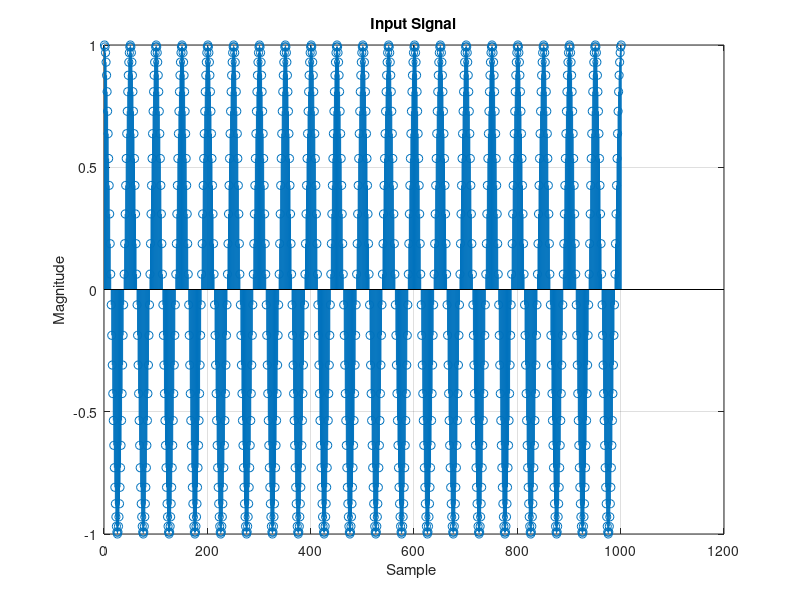
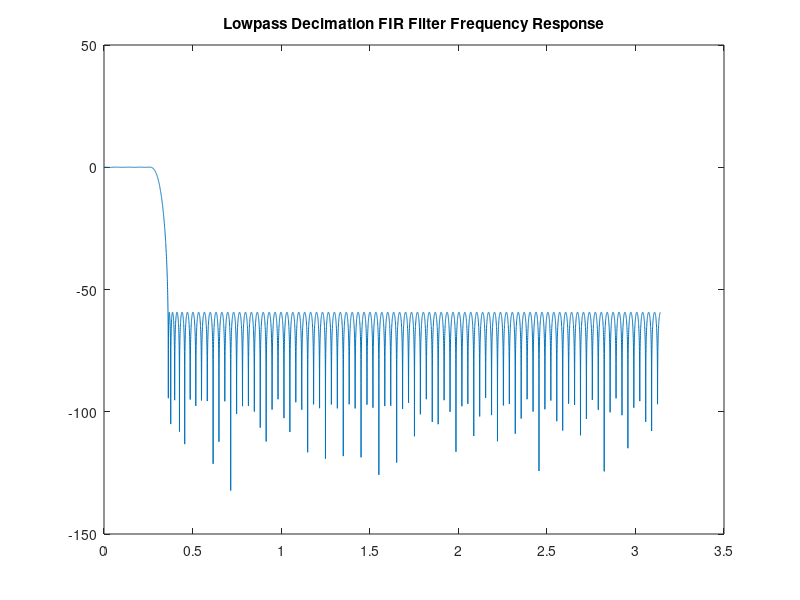

Reproduce these figures in MATLAB, in order. (Note: this script raises an error after producing the figures.)
% Sampling Practice
clear; clc; close all;

%%%%%%%%%%%%%%%%%%%%%%%%%%%%%%%%%%%%%%%%%%%%%%%%%%%%%%%%%%%%%%%%%%%
 % Input Signal Declaration
Fs = 1000;
t = 0:1/Fs:1;

f0 = 20;
x = cos(2*pi*f0*t);
n = 1:length(x);

fig_n = 0;
fig_n = fig_n + 1;
figure(fig_n);
stem(n, x);
xlabel('Sample ');
ylabel('Magnitude');
title('Input Signal');
grid on;
%%%%%%%%%%%%%%%%%%%%%%%%%%%%%%%%%%%%%%%%%%%%%%%%%%%%%%%%%%%%%%%%%%%

%%%%%%%%%%%%%%%%%%%%%%%%%%%%%%%%%%%%%%%%%%%%%%%%%%%%%%%%%%%%%%%%%%%
% Interpolation Specs and LPF Generation and Plotting
L = 10;
M = 3;
wc = pi/L;
sig1 = 0.01; sig2 = 0.001;
wp = 0.85*wc; ws = 1.15*wc;
beta1 = sig1/2; beta2 = sig2;
f = [wp/pi ws/pi];
a = [1 0];
dev = [beta1 beta2];
[N,fo,ao,w] = firpmord(f,a,dev);
N = N + mod(M - mod(N,M), M) - 1; % this is so the number of taps is always divisable by L, so our ROM matrix is rectangular without zero padding
h = firpm(N,fo,ao,w);
[Hz, w] = freqz(h,1, 8192);
Hz_dB = 20 * log10(abs(Hz));

Rp_dB = 20*log10(1-sig1);
Rs_dB = 20*log10(sig2);
fig_n = fig_n + 1;
figure(fig_n);
plot(w, Hz_dB, '-');
title('Lowpass Decimation FIR Filter Frequency Response');
xline(wp, ':r', sprintf('wpH(z) = %.4f', wp)); xline(ws, ...
':r', sprintf('wsH(z) = %.4f', ws));
yline(Rp_dB/2, ':r', sprintf('Rp = %.4f dB', Rp_dB/2));
yline(-Rp_dB/2, ':r', sprintf('Rp = %.4f dB', -Rp_dB/2));
yline(Rs_dB, ':r', sprintf('Rs = %.4f dB', Rs_dB));
set(gca, 'XTick', 0:pi/10:pi);
set(gca, 'XTickLabel', {'0', '0.1pi', '0.2pi', '0.3pi', '0.4pi', ...
'0.5pi', '0.6pi', '0.7pi', '0.8pi', '0.9pi', 'pi'});
xlabel('Normalized Frequency');
ylabel('Magnitude Response (dB)');
grid on;
%%%%%%%%%%%%%%%%%%%%%%%%%%%%%%%%%%%%%%%%%%%%%%%%%%%%%%%%%%%%%%%%%%%

%%%%%%%%%%%%%%%%%%%%%%%%%%%%%%%%%%%%%%%%%%%%%%%%%%%%%%%%%%%%%%%%%%%
% Filter input signal and plot
x_upsampled = upsample(x, L);
x_filtered = conv(h, x_upsampled);
y1 = downsample(x_filtered, M);
ny1 = 1:length(y1);
fig_n = fig_n + 1;
figure(fig_n);
stem(ny1, y1);
xlabel('Index');
ylabel('Magnitude');
title('Convolution of Filter and Input Signal');
grid on;
%%%%%%%%%%%%%%%%%%%%%%%%%%%%%%%%%%%%%%%%%%%%%%%%%%%%%%%%%%%%%%%%%%%

%%%%%%%%%%%%%%%%%%%%%%%%%%%%%%%%%%%%%%%%%%%%%%%%%%%%%%%%%%%%%%%%%%%
% Split into Polyphase Components
polyphase_coeffs = cell(1, M);
for k = 1:M
   polyphase_coeffs{k} = h(k:M:end);
end

fig_n = fig_n + 1;
figure(fig_n);
for k = 1:M
   subplot(M, 1, k);
   stem(polyphase_coeffs{k}, 'filled');
   title(['Polyphase Component E_{', num2str(k-1), '}']);
   ylabel('h[n]');
   grid on;
end
xlabel('Tap Index');
%%%%%%%%%%%%%%%%%%%%%%%%%%%%%%%%%%%%%%%%%%%%%%%%%%%%%%%%%%%%%%%%%%%

%%%%%%%%%%%%%%%%%%%%%%%%%%%%%%%%%%%%%%%%%%%%%%%%%%%%%%%%%%%%%%%%%%%
% Populate ROM
row_size = length(h)/M;
column_size = M;

ROM = zeros(row_size, column_size);
for k = 1:column_size
    ROM(1:length(polyphase_coeffs{k}), k) = polyphase_coeffs{k}(:);
end
disp(ROM);
%%%%%%%%%%%%%%%%%%%%%%%%%%%%%%%%%%%%%%%%%%%%%%%%%%%%%%%%%%%%%%%%%%%

%%%%%%%%%%%%%%%%%%%%%%%%%%%%%%%%%%%%%%%%%%%%%%%%%%%%%%%%%%%%%%%%%%%
% Operate on input signal
shift_register = zeros(row_size,1);
output_signal = zeros(1, ceil(length(x)/M));
out_idx = 1;
x = upsample(x, L);
for k = 1:(length(x)+row_size-1)
    % Shift in the current input
    if k <= length(x)
        shift_register = [x(k); shift_register(1:end-1)];
    else
        shift_register = [0; shift_register(1:end-1)];
    end
    % Only produce output every M samples
    if mod(k-1, M) == 0
        % sum over polyphase branches
        temp_sum = 0;
        for p = 1:M
            temp_sum = temp_sum + sum(shift_register .* ROM(:,p));
        end
        output_signal(out_idx) = temp_sum;
        out_idx = out_idx + 1;
    end
end
y2 = output_signal;
%%%%%%%%%%%%%%%%%%%%%%%%%%%%%%%%%%%%%%%%%%%%%%%%%%%%%%%%%%%%%%%%%%%

%%%%%%%%%%%%%%%%%%%%%%%%%%%%%%%%%%%%%%%%%%%%%%%%%%%%%%%%%%%%%%%%%%%
% Plot the output signal
ny2 = 1:length(y2);
fig_n = fig_n + 1;
figure(fig_n);
stem(ny2, y2);
xlabel('Index');
ylabel('Magnitude');
title('ROM Based Polyphase Interpolation');
grid on;
%%%%%%%%%%%%%%%%%%%%%%%%%%%%%%%%%%%%%%%%%%%%%%%%%%%%%%%%%%%%%%%%%%%